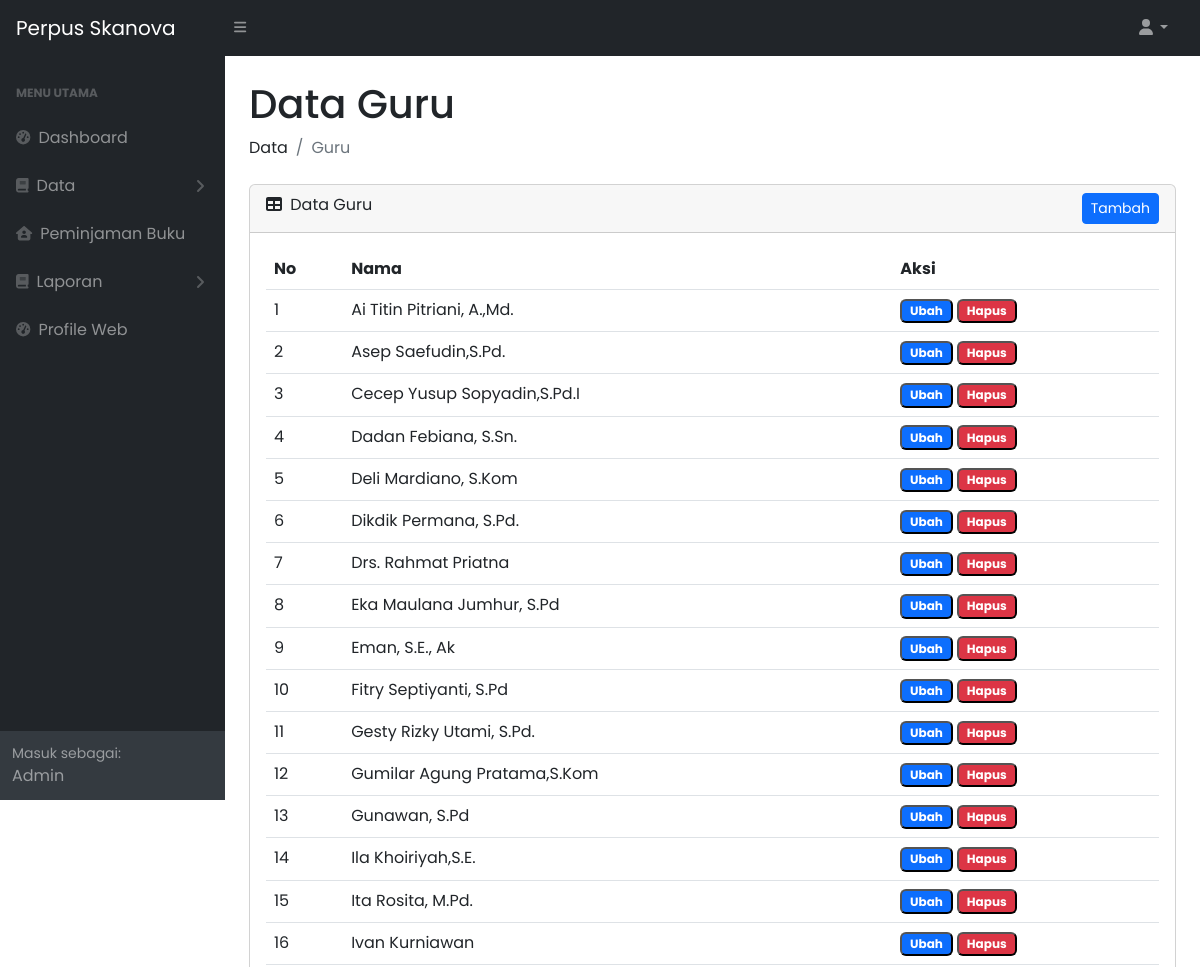
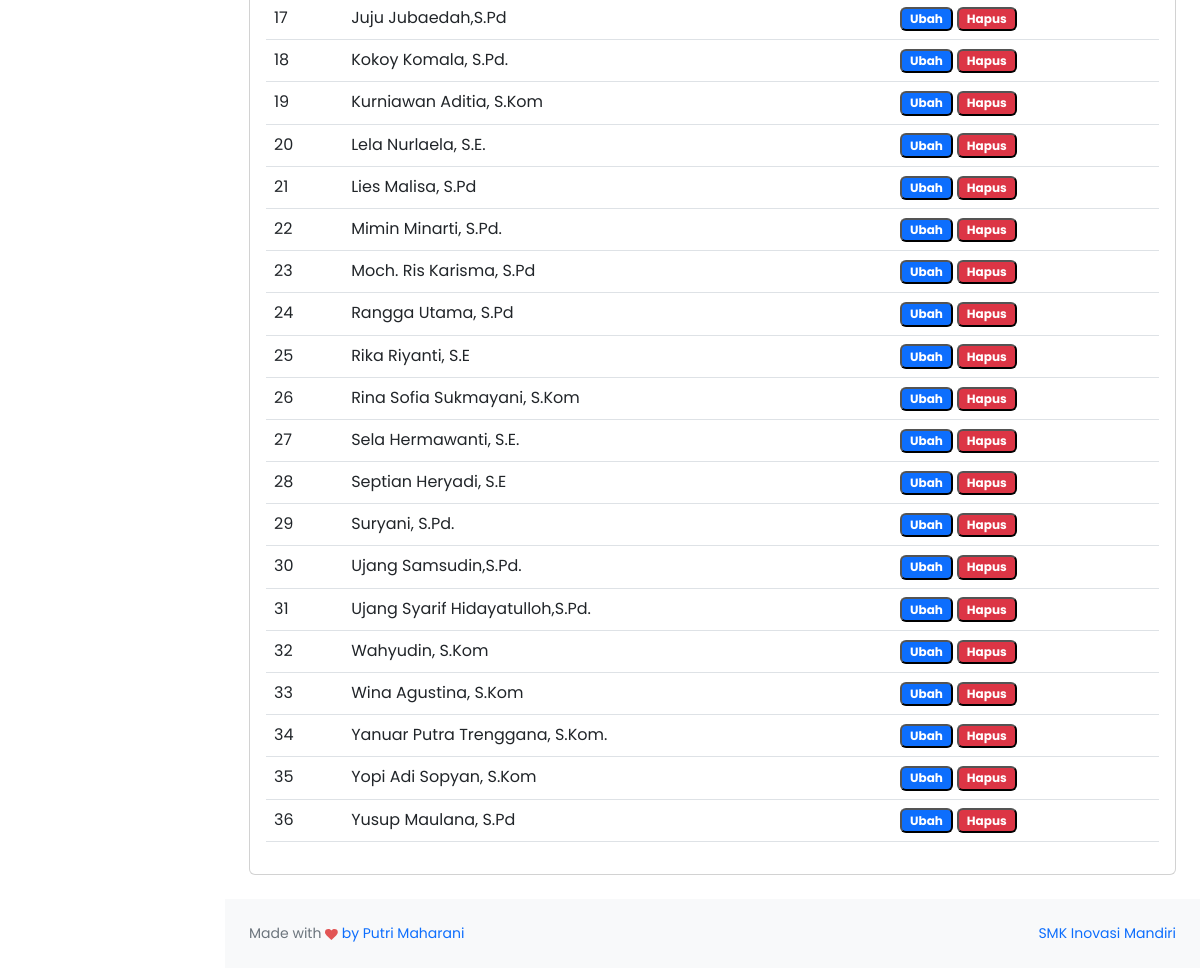
Screenshot of /admin/dataguru.php (signed in) with the database file from the repository (2 pictures, top to bottom).
### tables this page shows
CREATE TABLE `guru` (
  `id_guru` int(11) NOT NULL,
  `nama` varchar(255) NOT NULL
);

### admin/dataguru.php (the view, shortened to what this page needs)
<?php
include 'layout/header.php';
?>
<body class="sb-nav-fixed">
    <?php
    include 'layout/sidebar.php';
    ?>
    <div id="layoutSidenav_content">
        <main>
            <div class="container-fluid px-4">
                <h1 class="mt-4">Data Guru</h1>
                <ol class="breadcrumb mb-4">
                    <li class="breadcrumb-item">Data</li>
                    <li class="breadcrumb-item active">Guru</li>
                </ol>
                <div class="card mb-4">
                    <div class="card-header">
                        <i class="fas fa-table me-1"></i>
                        Data Guru
                        <button type="button" class="btn btn-sm btn-primary" style="float: right;" data-bs-toggle="modal" data-bs-target="#tambahGuru">
                            Tambah
                        </button>
                    </div>
                    <div class="card-body">
                        <table id="datatablesSimple" class="table">
                            <thead>
                                <tr>
                                    <th>No</th>
                                    <th>Nama</th>
                                    <th>Aksi</th>
                                </tr>
                            </thead>
                            <tbody>
                                <?php
                                $no = 1;
                                $tampil = mysqli_query($koneksi, "SELECT * FROM guru ORDER BY nama ASC");
                                while ($loop = mysqli_fetch_array($tampil)) :
                                ?>
                                    <tr>
                                        <td><?= $no++ ?></td>
                                        <td><?= $loop['nama'] ?></td>
                                        <td>
                                            <?php if ($_SESSION['role'] == 'Admin') { ?>
                                            <button type="button" class="badge text-bg-primary" data-bs-toggle="modal" data-bs-target="#editGuru<?= $no ?>">Ubah</button>
                                            <button type="submit" name="hapus" class="badge text-bg-danger" data-bs-toggle="modal" data-bs-target="#hapusGuru<?= $no ?>">Hapus</button>
                                            <?php } else { ?>
                                            <button type="submit" class="badge text-bg-info" data-bs-toggle="modal" data-bs-target="#lihatGuru<?= $no ?>">Lihat</button>
                                            <?php } ?>
                                        </td>
                                    </tr>
                                <?php endwhile; ?>
                            </tbody>
                        </table>
                    </div>
                </div>
            </div>
        </main>
        <?php
        include 'layout/footer.php';
        ?>

### rows the page displays
guru: nama "Ai Titin Pitriani, A.,Md."
guru: nama "Asep Saefudin,S.Pd."
guru: nama "Cecep Yusup Sopyadin,S.Pd.I"
guru: nama "Dadan Febiana, S.Sn."
guru: nama "Deli Mardiano, S.Kom"
guru: nama "Dikdik Permana, S.Pd."
guru: nama "Drs. Rahmat Priatna"
guru: nama "Eka Maulana Jumhur, S.Pd"
guru: nama "Eman, S.E., Ak"
guru: nama "Fitry Septiyanti, S.Pd"
guru: nama "Gesty Rizky Utami, S.Pd."
guru: nama "Gumilar Agung Pratama,S.Kom"
guru: nama "Gunawan, S.Pd"
guru: nama "Ila Khoiriyah,S.E."
guru: nama "Ita Rosita, M.Pd."
guru: nama "Ivan Kurniawan"
guru: nama "Juju Jubaedah,S.Pd"
guru: nama "Kokoy Komala, S.Pd."
guru: nama "Kurniawan Aditia, S.Kom"
guru: nama "Lela Nurlaela, S.E."
guru: nama "Lies Malisa, S.Pd"
guru: nama "Mimin Minarti, S.Pd."
guru: nama "Moch. Ris Karisma, S.Pd"
guru: nama "Rangga Utama, S.Pd"
guru: nama "Rika Riyanti, S.E"
guru: nama "Rina Sofia Sukmayani, S.Kom"
guru: nama "Sela Hermawanti, S.E."
guru: nama "Septian Heryadi, S.E"
guru: nama "Suryani, S.Pd."
guru: nama "Ujang Samsudin,S.Pd."
guru: nama "Ujang Syarif Hidayatulloh,S.Pd."
guru: nama "Wahyudin, S.Kom"
guru: nama "Wina Agustina, S.Kom"
guru: nama "Yanuar Putra Trenggana, S.Kom."
guru: nama "Yopi Adi Sopyan, S.Kom"
guru: nama "Yusup Maulana, S.Pd"

### other values shown
$_SESSION['role'] "Admin"
